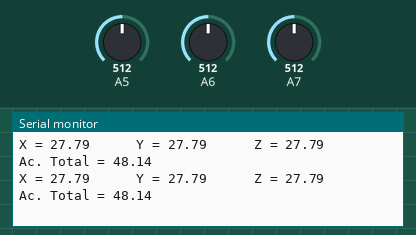
Bench run of a sketch on a simulated Arduino Nano, built with avr-gcc and run on an emulated ATmega328P. Parts: the last lines printed to the serial monitor. Inputs (shaded band) come from the test bench; at power-on: A5 = 512, A6 = 512, A7 = 512.

Above: at 1.2 s.
1.3 s: A5 set to 902
At 1.38 s:
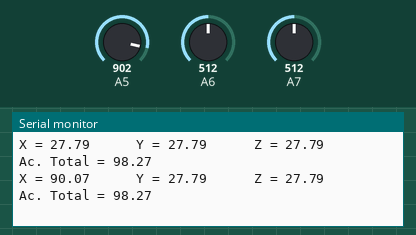
4.3 s: A5 set to 922
At 4.32 s:
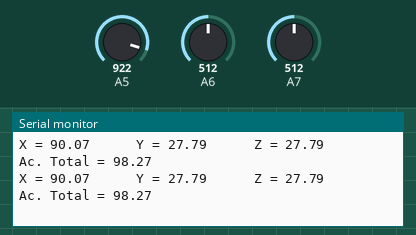
7.3 s: A6 set to 493
At 7.32 s:
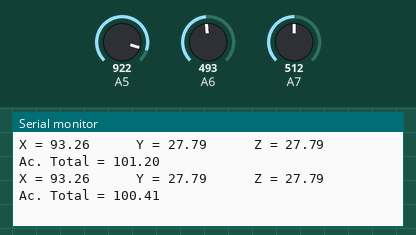
10.3 s: A6 set to 468
At 10.31 s:
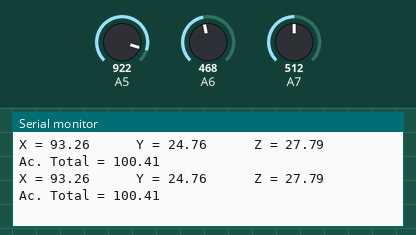
13.3 s: A7 set to 540
At 13.33 s:
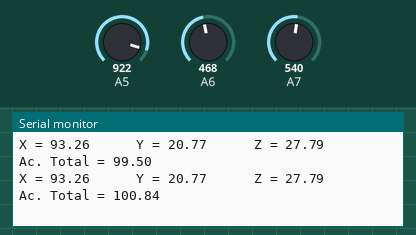
Timing chart, 0 to 16.3 s (numbered marks = the images above; inputs shaded):
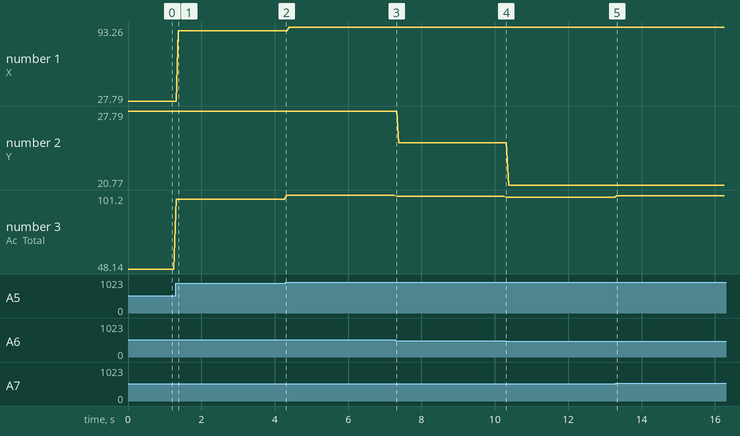

The sketch:

main.ino
```cpp
#include "GY_61.h"

GY_61 accel;

void setup() {
    accel = GY_61(A5, A6, A7);
    Serial.begin(9600);
}
void loop() {
  Serial.print("X = ");
  Serial.print(accel.readx());
  Serial.print("     ");
  Serial.print(" Y = ");
  Serial.print(accel.ready());
  Serial.print("     ");
  Serial.print(" Z = ");
  Serial.print(accel.readz());
  Serial.print("     ");
  Serial.print(" Ac. Total = ");
  Serial.print(accel.acceltol());
  Serial.print("\n");
}
```

GY_41.cpp
```cpp
#include <Arduino.h>
#include "GY_61.h"
GY_61::GY_61(){

}

GY_61::GY_61(uint8_t pinx, uint8_t piny, uint8_t pinz){
 this->pinx = pinx;
 this->piny = piny;
 this->pinz = pinz;
};
//Aceleracion en X m/s2 (analogo)
float GY_61::readx(){
  float xread;
  xread = analogRead(this-> pinx);
  return xcal(xread);
};

float GY_61::ready(){
  float yread;
  yread = analogRead(this-> piny);
  return ycal(yread);
};

float GY_61::readz(){
  float zread;
  zread = analogRead(this-> pinz);
  return zcal(zread);
};

//privada
float GY_61::xcal(float xread){
  float xdata;
  //xdata = (((float)xread - 337.92) / 61.44 * 9.81);
  xdata = (((float)xread - 337.92) / 61.44 * 9.81);
  return xdata;
}

float GY_61::ycal(float yread){
  float ydata;
  //ydata = (((float)yread - 337.92) / 61.44 * 9.81);
  ydata = (((float)yread - 337.92) / 61.44 * 9.81);
  return ydata;
}

float GY_61::zcal(float zread){
  float zdata;
  //zdata = (((float)zread - 337.92) / 61.44 * 9.81);
  zdata = (((float)zread - 337.92) / 61.44 * 9.81);
  return zdata;
}

float GY_61::acceltol(){
  float xdata, ydata, zdata;
  float acceltol;
  xdata = readx();
  ydata = ready();
  zdata = readz();
  acceltol = sqrt((xdata*xdata)+(ydata*ydata)+(zdata*zdata));
  return acceltol;
}
```

GY_61.h
```cpp
#include <Arduino.h>
#ifndef GY_61_h
#define GY_61_h


class GY_61
{
public:
  GY_61();
  GY_61(uint8_t pinx, uint8_t piny, uint8_t pinz);
  float readx();
  float ready();
  float readz();
  float acceltol();
private:
  uint8_t pinx;
  uint8_t piny;
  uint8_t pinz;
  float xcal(float xread);
  float ycal(float yread);
  float zcal(float zread);
};

#endif
```

Measured:
- after the input at 1.3 s, the serial monitor: prints a new line at once (image 1)
- after the input at 7.3 s, the serial monitor: prints a new line at once (image 3)
- after the input at 13.3 s, the serial monitor: prints a new line at once (image 5)
- plotted number 1: 27.79 → 90.07 after the input at 1.3 s, 90.07 → 93.26 after the input at 4.3 s
- plotted number 2: 27.79 → 24.76 after the input at 7.3 s, 24.76 → 20.77 after the input at 10.3 s
- plotted number 3: 48.14 → 98.27 after the input at 1.3 s, 98.27 → 101.2 after the input at 4.3 s, 101.2 → 100.41 after the input at 7.3 s, 100.41 → 99.5 after the input at 10.3 s, 99.5 → 100.84 after the input at 13.3 s
